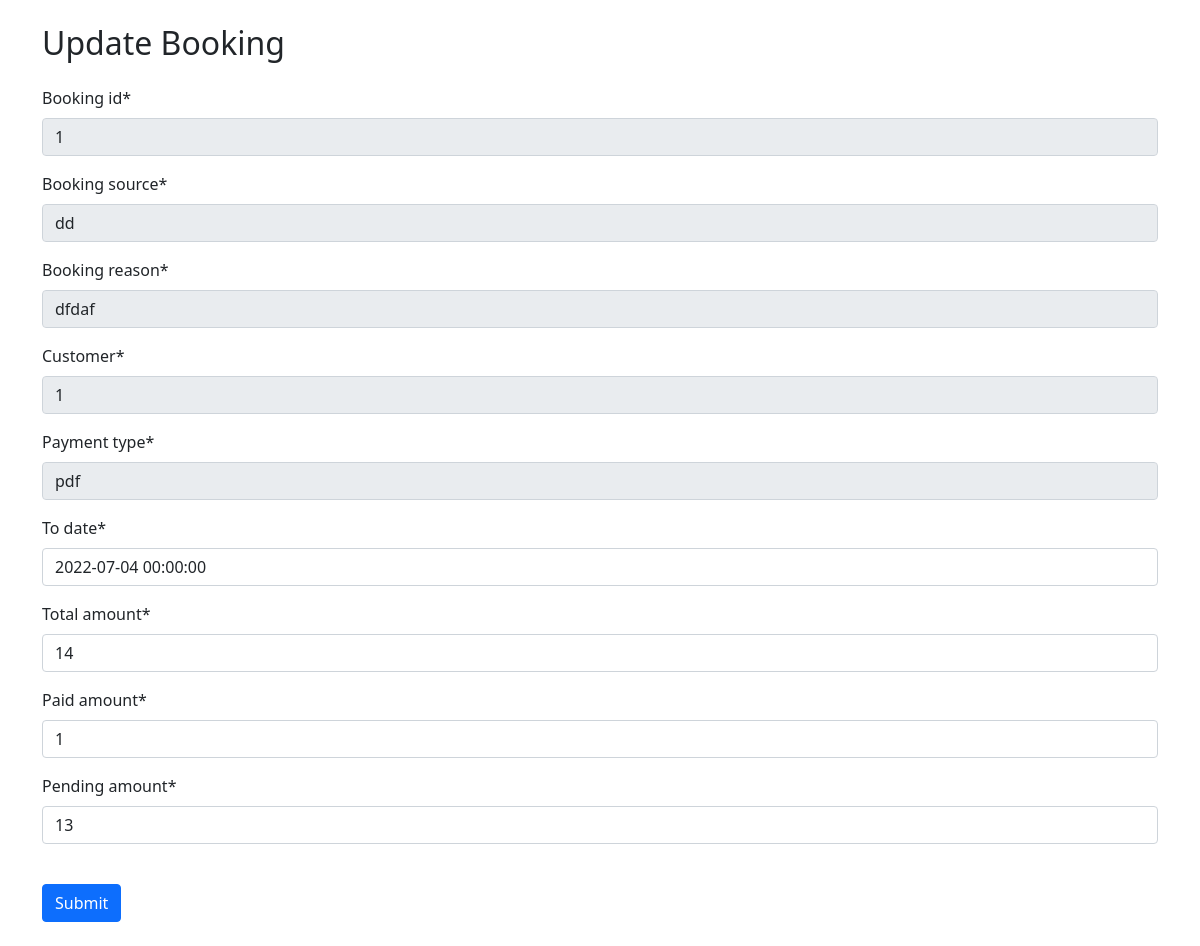
Screenshot of /bookings/1/update/ with the database file from the repository.
### login_system/models.py (models this page shows, shortened)
class Booking(models.Model):
    booking_id = models.CharField(max_length=20, primary_key=True)
    booking_source = models.CharField(max_length= 15)
    booking_reason = models.CharField(max_length= 15)
    customer = models.CharField(max_length = 30)
    payment_type = models.CharField(max_length= 15)
    from_date = models.DateTimeField(auto_now_add=True)
    to_date = models.DateTimeField(default=datetime.now)
    total_amount = models.IntegerField()
    paid_amount = models.IntegerField()
    pending_amount = models.IntegerField()

### login_system/views.py (the view)
# urls.py: path("bookings/<int:id>/update/", views.update_booking, name="update_booking"),
def update_booking(request, id):
    booking = Booking.objects.get(booking_id=id)
    if request.method == 'POST':
        movie_form = MovieForm(request.POST,instance=booking)
        if movie_form.is_valid():
            movie_form.save()
            return redirect('all_booking')
    else:
        movie_form = MovieForm(instance=booking)
    return render(request,'update_booking.html',{'movie_form': movie_form})

### login_system/forms.py
class MovieForm(forms.ModelForm):
    disabled_fields = [ 'booking_id', 'booking_source', 'booking_reason' , 'payment_type' ,'customer']
    class Meta:
        model = Booking
        fields = '__all__'
    def __init__(self, *args, **kwargs):
            super(MovieForm, self).__init__(*args, **kwargs)
            instance = getattr(self, 'instance', None)
            if instance and instance.pk:
                for field in self.disabled_fields:
                    self.fields[field].disabled = True

### login_system/templates/update_booking.html (shortened to what this page needs)
<!DOCTYPE html>
<html>
  <head>
    <link href="https://cdn.jsdelivr.net/npm/bootstrap@5.0.2/dist/css/bootstrap.min.css" rel="stylesheet">
    </head>
    <body>
      {% load crispy_forms_tags %}
        <div class="container">
          <h2 class="my-4">Update Booking</h2>
          <form method="post" enctype="multipart/form-data">
                {{movie_form|crispy}}
                <button class="btn btn-primary my-4" type="submit">Submit</button>
          </form>
          </div>
    </body>
</html>

### rows the page displays
Booking: booking_id "1", booking_source "dd", booking_reason "dfdaf", customer "1", payment_type "pdf", to_date "2022-07-04 00:00:00", total_amount "14", paid_amount "1", pending_amount "13"
